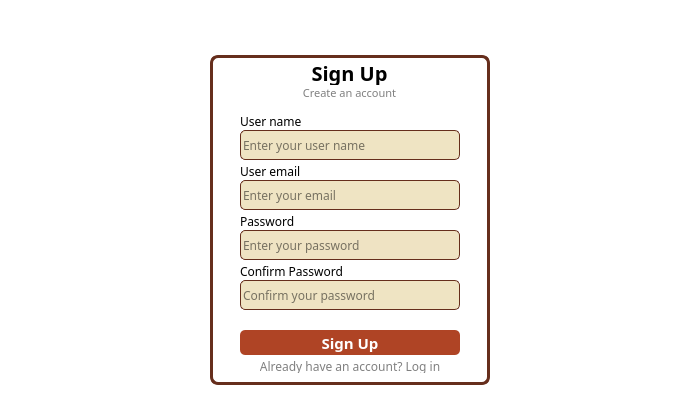
<?xml version="1.0" encoding="UTF-8"?>
<ui version="4.0">
 <class>Window</class>
 <widget class="QDialog" name="Window">
  <property name="geometry">
   <rect>
    <x>0</x>
    <y>0</y>
    <width>700</width>
    <height>400</height>
   </rect>
  </property>
  <property name="windowTitle">
   <string>Sign Up</string>
  </property>
  <property name="styleSheet">
   <string notr="true">background-color: rgb(255, 255, 255); font-family: 'Montserrat', sans-serif;</string>
  </property>
  <property name="inputMethodHints">
   <set>Qt::ImhHiddenText</set>
  </property>
  <widget class="QLabel" name="welcomeLabel">
   <property name="geometry">
    <rect>
     <x>180</x>
     <y>-35</y>
     <width>340</width>
     <height>120</height>
    </rect>
   </property>
   <property name="text">
    <string/>
   </property>
   <property name="pixmap">
    <pixmap>Images/sign_up_in_color.png</pixmap>
   </property>
   <property name="scaledContents">
    <bool>true</bool>
   </property>
  </widget>
  <widget class="QLabel" name="boxLabel">
   <property name="geometry">
    <rect>
     <x>210</x>
     <y>55</y>
     <width>280</width>
     <height>330</height>
    </rect>
   </property>
   <property name="styleSheet">
    <string notr="true">border:3px solid rgb(102, 46, 28); border-radius:8px;</string>
   </property>
   <property name="frameShape">
    <enum>QFrame::NoFrame</enum>
   </property>
   <property name="frameShadow">
    <enum>QFrame::Sunken</enum>
   </property>
   <property name="lineWidth">
    <number>1</number>
   </property>
   <property name="midLineWidth">
    <number>2</number>
   </property>
   <property name="text">
    <string/>
   </property>
   <property name="scaledContents">
    <bool>false</bool>
   </property>
   <property name="indent">
    <number>-1</number>
   </property>
  </widget>
  <widget class="QLabel" name="signLabel">
   <property name="geometry">
    <rect>
     <x>302</x>
     <y>60</y>
     <width>95</width>
     <height>25</height>
    </rect>
   </property>
   <property name="font">
    <font>
     <family>Montserrat,sans-serif</family>
     <pointsize>-1</pointsize>
     <weight>87</weight>
     <bold>true</bold>
    </font>
   </property>
   <property name="styleSheet">
    <string notr="true">font-weight:700; font-size:20px;</string>
   </property>
   <property name="text">
    <string>Sign Up</string>
   </property>
   <property name="alignment">
    <set>Qt::AlignCenter</set>
   </property>
  </widget>
  <widget class="QLabel" name="subtitleLabel">
   <property name="geometry">
    <rect>
     <x>287</x>
     <y>85</y>
     <width>125</width>
     <height>15</height>
    </rect>
   </property>
   <property name="font">
    <font>
     <family>Montserrat,sans-serif</family>
     <pointsize>-1</pointsize>
    </font>
   </property>
   <property name="styleSheet">
    <string notr="true">color: rgb(128, 128, 128); font-size:11px;</string>
   </property>
   <property name="text">
    <string>Create an account</string>
   </property>
   <property name="alignment">
    <set>Qt::AlignCenter</set>
   </property>
  </widget>
  <widget class="QLabel" name="nameLabel">
   <property name="geometry">
    <rect>
     <x>240</x>
     <y>115</y>
     <width>120</width>
     <height>13</height>
    </rect>
   </property>
   <property name="font">
    <font>
     <family>Montserrat,sans-serif</family>
    </font>
   </property>
   <property name="text">
    <string>User name</string>
   </property>
  </widget>
  <widget class="QLineEdit" name="nameInput">
   <property name="geometry">
    <rect>
     <x>240</x>
     <y>130</y>
     <width>220</width>
     <height>30</height>
    </rect>
   </property>
   <property name="font">
    <font>
     <family>Montserrat,sans-serif</family>
    </font>
   </property>
   <property name="styleSheet">
    <string notr="true">background-color: rgb(235, 220, 178, 200);
border : 1px solid #662E1C; border-radius:5px;</string>
   </property>
   <property name="placeholderText">
    <string>Enter your user name</string>
   </property>
  </widget>
  <widget class="QLabel" name="passLabel">
   <property name="geometry">
    <rect>
     <x>240</x>
     <y>215</y>
     <width>60</width>
     <height>13</height>
    </rect>
   </property>
   <property name="font">
    <font>
     <family>Montserrat,sans-serif</family>
    </font>
   </property>
   <property name="text">
    <string>Password</string>
   </property>
  </widget>
  <widget class="QLineEdit" name="passInput">
   <property name="geometry">
    <rect>
     <x>240</x>
     <y>230</y>
     <width>220</width>
     <height>30</height>
    </rect>
   </property>
   <property name="font">
    <font>
     <family>Montserrat,sans-serif</family>
    </font>
   </property>
   <property name="styleSheet">
    <string notr="true">background-color: rgb(235, 219, 178, 200);
border : 1px solid #662E1C; border-radius:5px;</string>
   </property>
   <property name="inputMethodHints">
    <set>Qt::ImhHiddenText|Qt::ImhNoAutoUppercase|Qt::ImhNoPredictiveText|Qt::ImhSensitiveData</set>
   </property>
   <property name="echoMode">
    <enum>QLineEdit::Password</enum>
   </property>
   <property name="placeholderText">
    <string>Enter your password</string>
   </property>
  </widget>
  <widget class="QPushButton" name="signBtn">
   <property name="geometry">
    <rect>
     <x>240</x>
     <y>330</y>
     <width>220</width>
     <height>25</height>
    </rect>
   </property>
   <property name="font">
    <font>
     <family>Montserrat,sans-serif</family>
     <pointsize>-1</pointsize>
     <weight>75</weight>
     <bold>true</bold>
    </font>
   </property>
   <property name="cursor">
    <cursorShape>PointingHandCursor</cursorShape>
   </property>
   <property name="styleSheet">
    <string notr="true">#signBtn{ 
background-color: rgb(175, 68, 37);
color : white; 
font-weight:600; 
font-size: 15px; 
border-radius:5px;
} 
#signBtn::hover {
background-color: #9f3e22;
}</string>
   </property>
   <property name="text">
    <string>Sign Up</string>
   </property>
  </widget>
  <widget class="QLabel" name="logLabel">
   <property name="geometry">
    <rect>
     <x>260</x>
     <y>360</y>
     <width>180</width>
     <height>13</height>
    </rect>
   </property>
   <property name="font">
    <font>
     <family>Montserrat,sans-serif</family>
    </font>
   </property>
   <property name="cursor">
    <cursorShape>PointingHandCursor</cursorShape>
   </property>
   <property name="styleSheet">
    <string notr="true">#logLabel{
	color: rgb(128, 128, 128);
}
#logLabel::hover{
	color:rgb(175, 68, 37);
}</string>
   </property>
   <property name="text">
    <string>Already have an account? Log in</string>
   </property>
   <property name="alignment">
    <set>Qt::AlignCenter</set>
   </property>
  </widget>
  <widget class="QLabel" name="confLabel">
   <property name="geometry">
    <rect>
     <x>240</x>
     <y>265</y>
     <width>115</width>
     <height>13</height>
    </rect>
   </property>
   <property name="font">
    <font>
     <family>Montserrat,sans-serif</family>
    </font>
   </property>
   <property name="text">
    <string>Confirm Password</string>
   </property>
  </widget>
  <widget class="QLabel" name="emailLabel">
   <property name="geometry">
    <rect>
     <x>240</x>
     <y>165</y>
     <width>120</width>
     <height>13</height>
    </rect>
   </property>
   <property name="font">
    <font>
     <family>Montserrat,sans-serif</family>
    </font>
   </property>
   <property name="text">
    <string>User email</string>
   </property>
  </widget>
  <widget class="QLineEdit" name="emailInput">
   <property name="geometry">
    <rect>
     <x>240</x>
     <y>180</y>
     <width>220</width>
     <height>30</height>
    </rect>
   </property>
   <property name="font">
    <font>
     <family>Montserrat,sans-serif</family>
    </font>
   </property>
   <property name="styleSheet">
    <string notr="true">background-color: rgb(235, 220, 178, 200);
border : 1px solid #662E1C; border-radius:5px;</string>
   </property>
   <property name="placeholderText">
    <string>Enter your email</string>
   </property>
  </widget>
  <widget class="QLineEdit" name="confInput">
   <property name="geometry">
    <rect>
     <x>240</x>
     <y>280</y>
     <width>220</width>
     <height>30</height>
    </rect>
   </property>
   <property name="font">
    <font>
     <family>Montserrat,sans-serif</family>
    </font>
   </property>
   <property name="styleSheet">
    <string notr="true">background-color: rgb(235, 220, 178, 200);
border : 1px solid #662E1C; border-radius:5px;</string>
   </property>
   <property name="echoMode">
    <enum>QLineEdit::Password</enum>
   </property>
   <property name="placeholderText">
    <string>Confirm your password</string>
   </property>
  </widget>
 </widget>
 <resources/>
 <connections/>
</ui>
